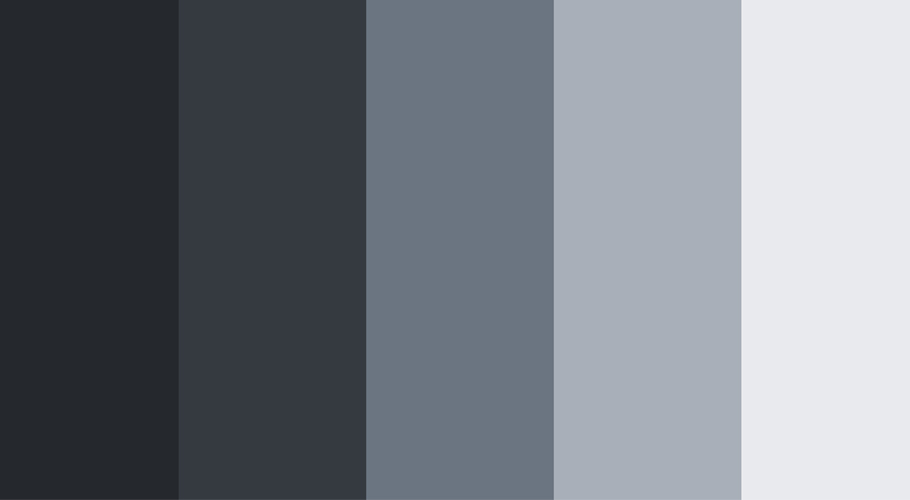
#> input picture Bolum1/gri-renk-paleti.jpg, 910 x 500 px
$ python ders1.py
#> lines starting #> are read from the running program, lines starting #| are printed output that depends on the picture; after the words box and inside, x2 and y2 are one past the last pixel; in counts of white or black regions, pixels touching at a corner belong together
import cv2
import numpy as np
from matplotlib import pyplot as plt
r = cv2.imread('gri-renk-paleti.jpg',0)
#> r: shape (500, 910); min 38, max 240, mean 122.6
cv2.imshow('r',r)
cv2.imwrite('paletgri.jpg',r)
resim = np.zeros((400,400,3), dtype='uint8')
cv2.rectangle(resim,(100,100),(200,200),(255,1,1),2)
cv2.line(resim,(100,100),(200,200),(0,0,255),5)
cv2.circle(resim,(300,300),50,(0,255,0),5)
cv2.putText(resim,'pinos',(0,400),cv2.FONT_HERSHEY_DUPLEX,3,(255,0,0),5,cv2.LINE_4)
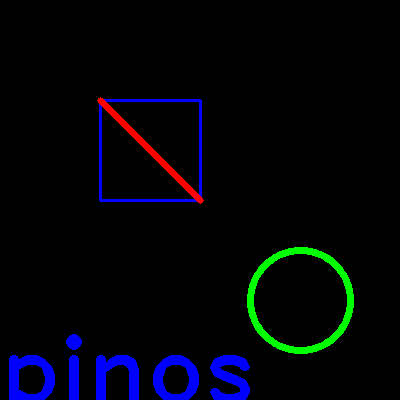
#> resim: shape (400, 400, 3); mean of channels 0, 1, 2 9.9, 3.5, 1.5; drawn as B, G, R


img = cv2.imread('lale.jpg')
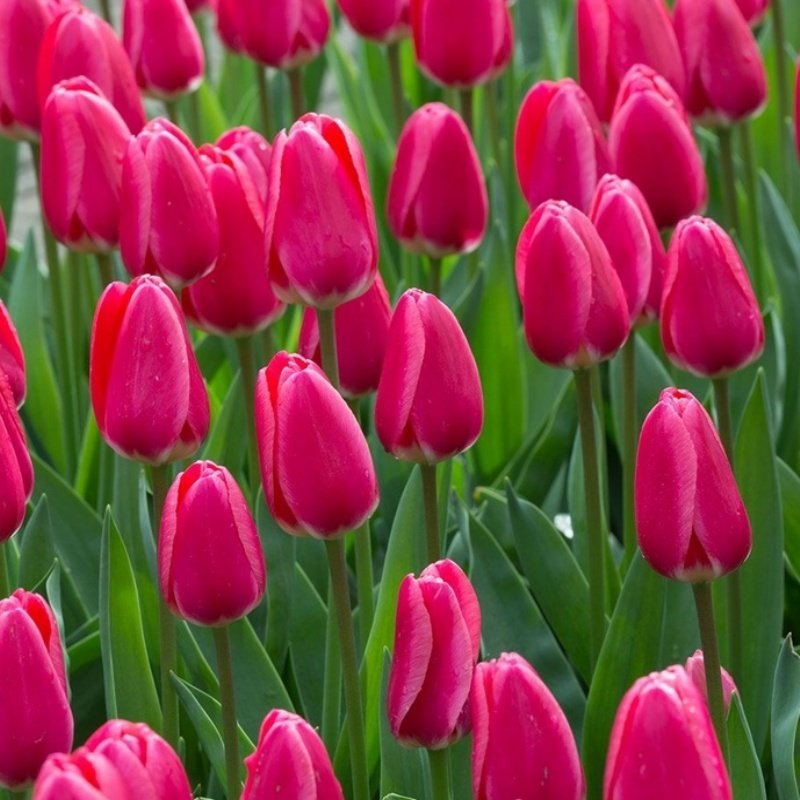
#> input picture Bolum1/lale.jpg, 800 x 800 px
#> img is the input picture: shape (800, 800, 3); mean B, G, R 69.3, 62.2, 133.3

print(str(img.item(200,200,1)))
#| 13
img.itemset((300,300,0),200)
#> img: shape (800, 800, 3); under 0.01% of pixels changed, all inside (x1, y1, x2, y2) = (300, 300, 301, 301)

print(str(len(img.shape)))
#| 3
print(str(img.shape[0]))
#| 800
ROI = img[0:200,400:500]
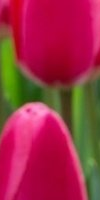
#> ROI: shape (200, 100, 3); mean B, G, R 69.2, 46.2, 157.2
cv2.imshow('roi', ROI)
img[100:300,100:200] = ROI
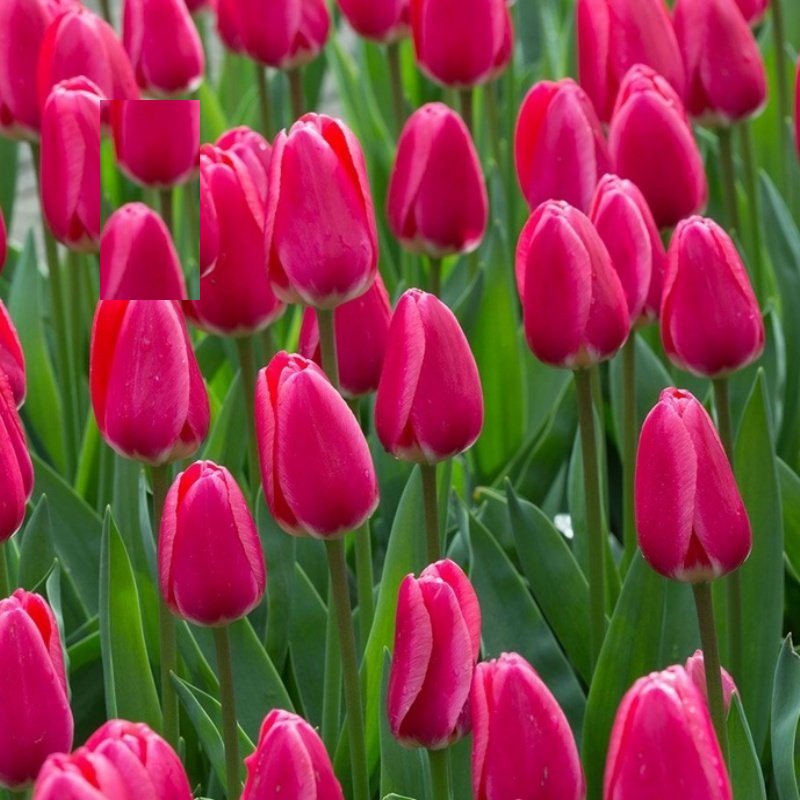
#> img: shape (800, 800, 3); mean B, G, R 68.5, 62.2, 132.3

replicate = cv2.copyMakeBorder(img,20,20,50,50,cv2.BORDER_REPLICATE)
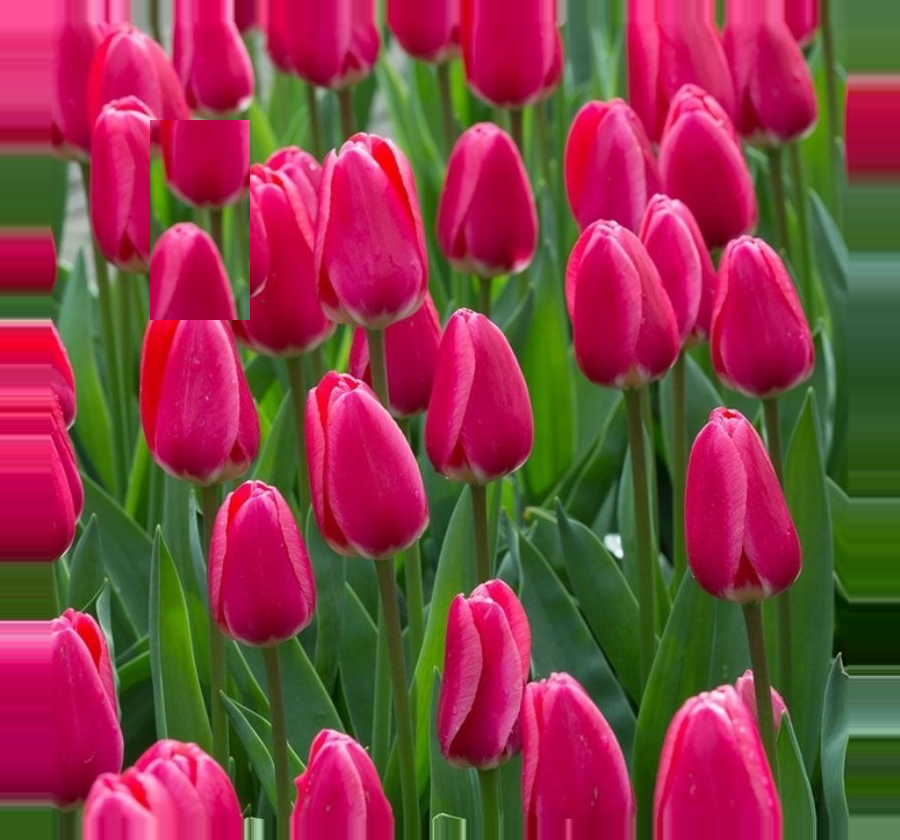
#> replicate: shape (840, 900, 3); mean B, G, R 68.8, 62.3, 132.3
reflect = cv2.copyMakeBorder(img,30,30,30,30,cv2.BORDER_REFLECT)
wrap = cv2.copyMakeBorder(img,30,30,30,30,cv2.BORDER_WRAP)
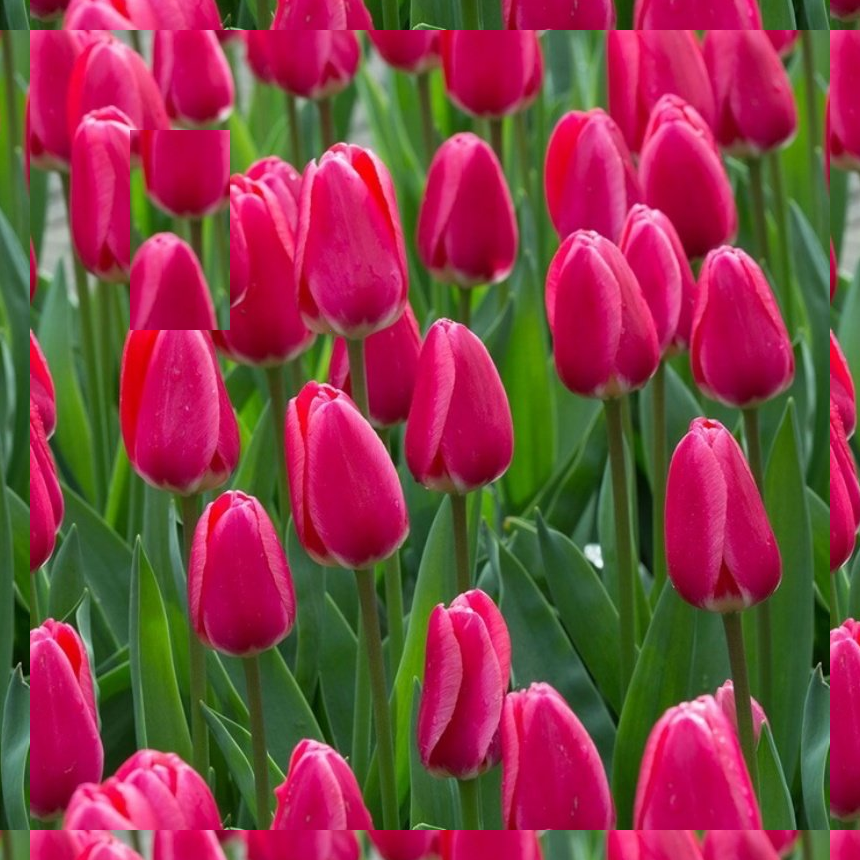
#> wrap: shape (860, 860, 3); mean B, G, R 69.5, 62.5, 132.8
cv2.imshow('replicate',wrap)
cv2.imshow('Res',img)
print(img[500,500])
#| [ 76 129  86]
img[500,500] = [200,200,200]
#> img: shape (800, 800, 3); under 0.01% of pixels changed, all inside (x1, y1, x2, y2) = (500, 500, 501, 501)
cv2.rectangle(img,(0,0), (200,200),(0,0,255),5)
img[0:100,200:400] = [0,0,255]
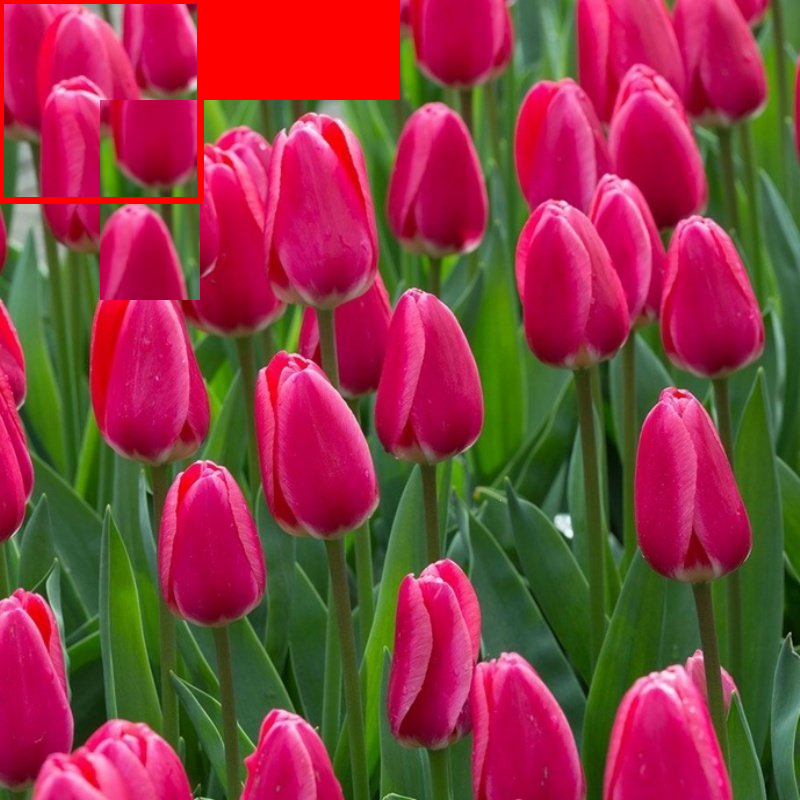
#> img: shape (800, 800, 3); mean B, G, R 65.7, 59.3, 136.8
cv2.imshow('rect', img)

cv2.imshow('res',resim)
cv2.waitKey(0)
